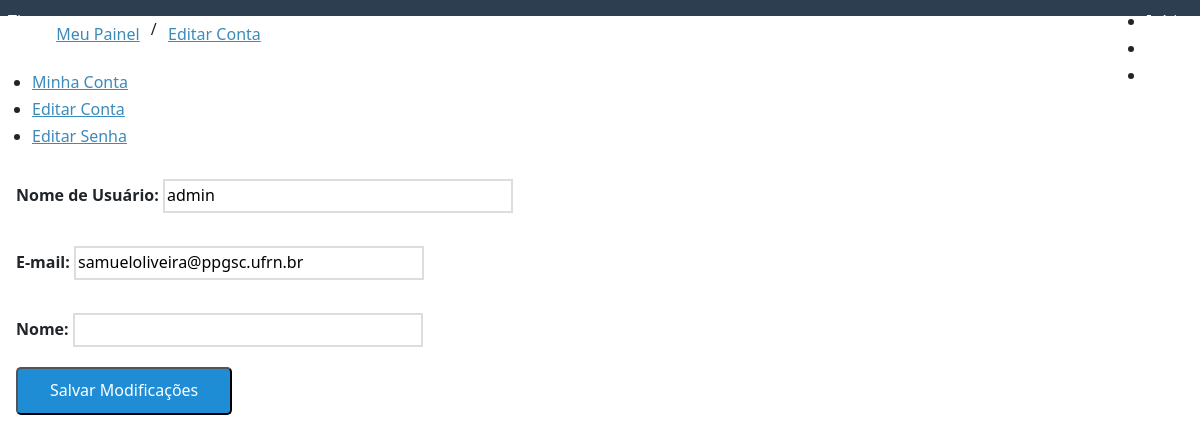
/user/edit/ (signed in), run on an earlier commit of the app's database.
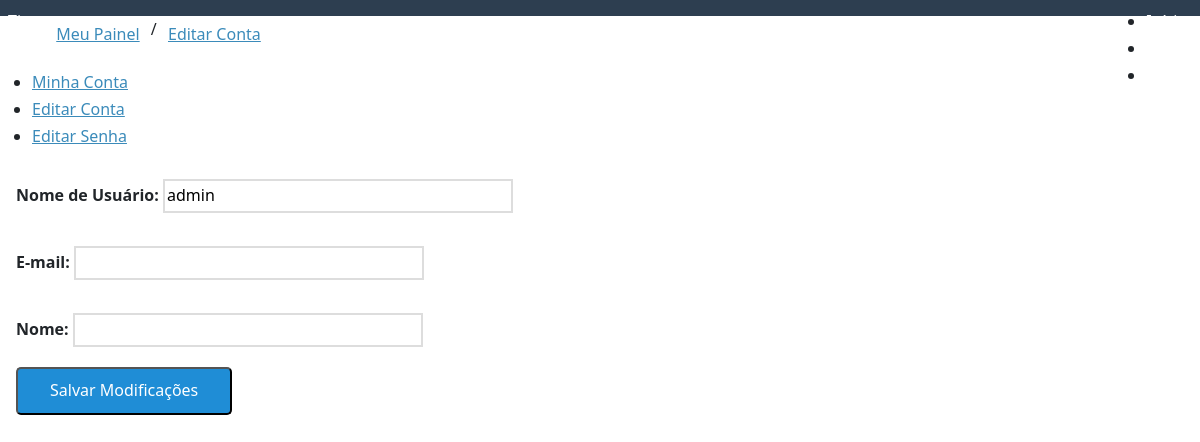
And on a later commit of the database.
### user/models.py (models this page shows)
class UserProfile(AbstractBaseUser, PermissionsMixin):
    username = models.CharField(
        'Nome de Usuário', max_length=30, unique=True,
        validators=[validators.RegexValidator(re.compile('^[\w.@+-]+$'),
            'O nome de usuário só pode conter letras, digitos ou os '
            'seguintes caracteres: @/./+/-/_', 'invalid')]
    )
    email = models.EmailField('E-mail', blank=True, unique=True, default="")
    name = models.CharField('Nome', max_length=100, blank=True)
    is_active = models.BooleanField('Está ativo?', blank=True, default=True)
    is_staff = models.BooleanField('É da equipe?', blank=True, default=False)
    date_joined = models.DateTimeField('Data de Entrada', auto_now_add=True)
    objects = UserManager()
    USERNAME_FIELD = 'username'
    REQUIRED_FIELDS = ['email']
    class Meta:
        verbose_name = 'Usuário'
        verbose_name_plural = 'Usuários'

### user/views.py (the view)
# urls.py: path('edit/', edit, name='edit'),
@login_required(login_url='entrar/')
def edit(request):
    template_name = 'edit.html'
    content = {}
    form = EditAccountForm(request.POST or None, instance=request.user)
    if form.is_valid():
        form.save()
        form = EditAccountForm(instance=request.user)
        content['success'] = True
    content['form'] = form
    return render(request, template_name, content)

### user/forms.py
class EditAccountForm(forms.ModelForm):
    class Meta:
        model = User
        fields = ['username', 'email', 'name']

### user/templates/edit.html (shortened to what this page needs)
{% extends "dashboard.html" %}
{% block breadcrumb %}
    {{ block.super }}
    <li>/</li>
    <li><a href="{% url 'edit' %}">Editar Conta</a></li>
{% endblock %}
{% block dashboard_content %}
<form class="pure-form pure-form-stacked" method="post">
    <fieldset>
        {% for field in form %}
        <div class="pure-control-group">
            {{ field.label_tag }}
            {{ field }}
        </div>
        {% endfor %}
        <div class="pure-controls">
            <button type="submit" class="pure-button pure-button-primary">Salvar Modificações</button>
        </div>
    </fieldset>
</form>
{% endblock %}

What changed in the data, as far as the page shows it:
changed UserProfile "admin": email "samueloliveira@ppgsc.ufrn.br" → (not shown)
